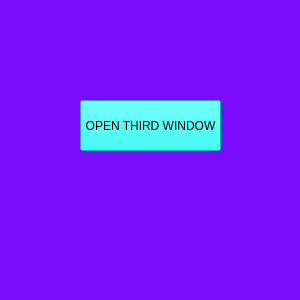
<?xml version="1.0" encoding="UTF-8"?>
<ui version="4.0">
 <class>Form</class>
 <widget class="QWidget" name="Form">
  <property name="geometry">
   <rect>
    <x>0</x>
    <y>0</y>
    <width>300</width>
    <height>300</height>
   </rect>
  </property>
  <property name="windowTitle">
   <string>Form</string>
  </property>
  <property name="styleSheet">
   <string notr="true">background-color: rgb(121, 11, 255);</string>
  </property>
  <widget class="QPushButton" name="pushButton_3">
   <property name="geometry">
    <rect>
     <x>80</x>
     <y>100</y>
     <width>141</width>
     <height>51</height>
    </rect>
   </property>
   <property name="styleSheet">
    <string notr="true">background-color: rgb(3, 255, 247);</string>
   </property>
   <property name="text">
    <string>OPEN THIRD WINDOW</string>
   </property>
  </widget>
 </widget>
 <resources/>
 <connections/>
</ui>
